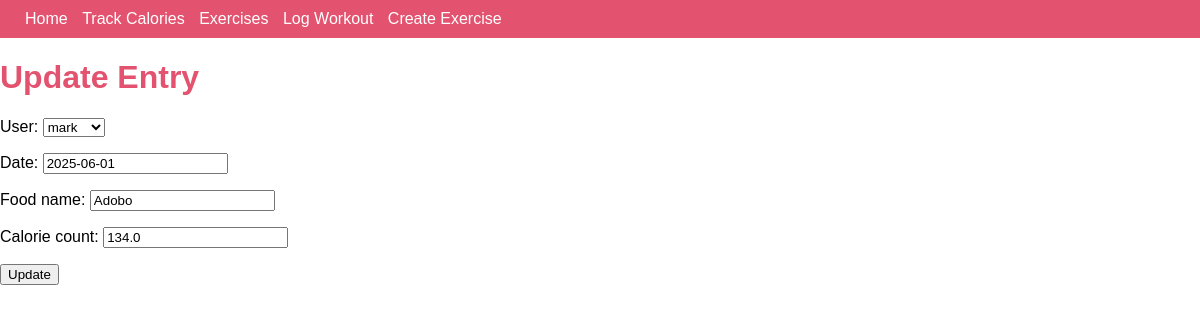
/calories/12/update, run on the app's committed database.
### app/models.py (models this page shows, shortened)
class calories(models.Model):
    user = models.ForeignKey(User, on_delete=models.CASCADE)
    date = models.DateField()
    food_name = models.CharField(max_length=20)
    calorie_count = models.FloatField()

### app/views.py (the view)
# urls.py: path('calories/<int:pk>/update', CaloriesUpdateView.as_view(), name ='calories_update'),
class CaloriesUpdateView(UpdateView):
    model = calories
    fields = ['user','date', 'food_name', 'calorie_count']
    template_name = 'app/calories_update.html'
    success_url = reverse_lazy('calories')

### app/templates/app/calories_update.html
{% extends 'app/base.html' %} {% load static %} {% block content%}
<h1>Update Entry</h1>
<form action="{% url 'calories_update' object.pk %}" method="post">
  {% csrf_token %} {{form.as_p}}
  <input type="submit" value="Update" />
</form>
{% endblock content %}

### static/css/base.css (style rules this page uses)
h1 { color: #e3526e; }
body { margin: 0; font-family:Arial, Helvetica, sans-serif; }

### data on the page
calories: user "mark", date "2025-06-01", food_name "Adobo", calorie_count "134.0"
